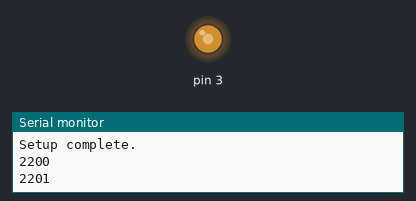
Bench run of a sketch on a simulated Arduino Uno, built with avr-gcc and run on an emulated ATmega328P. Shown: output pins drawn as LEDs (lit = HIGH), the last lines printed to the serial monitor.

Above: at 0.05 s.
At 1.1 s:
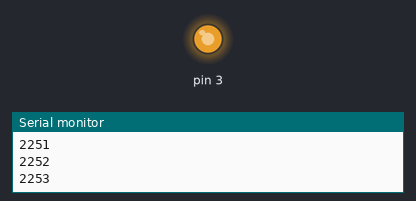
At 2.15 s:
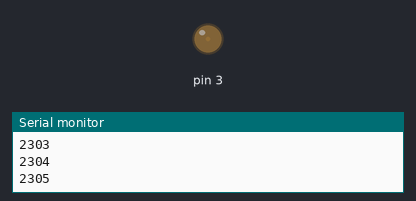
At 4.25 s:
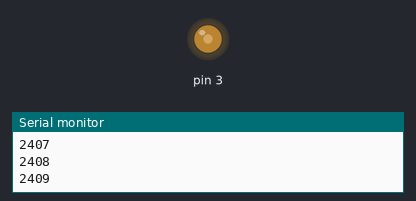
Timing chart, 0 to 6.7 s (numbered marks = the images above):
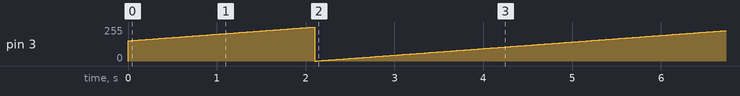

The sketch:

Lab_1.ino
```cpp
/*
Hello World/Lab 1 First Arduino Setup
Goal: Write a program that says "Hello World!" on a loop
Input: None
Output: Serial Monitor

Written By: J. Boling
Date: 2/19/24
Class: EE101
*/

 //every arduino program has these two functions
//setup runs once
void setup() {
  // initialize digital pin LED_BUILTIN as an output.
  pinMode(3, OUTPUT);
  Serial.begin(9600); //starts serial comms; sets baud rate to 9600bps
  Serial.println("Setup complete. \n");
}

void loop() { //loop is equivalent to main() in most c programs;
  int i; //i will be used for increment/decrement; start at 0
  int rampTime = 20; //represents time between
  for (int i; i<180; i++) {
    analogWrite(3, i);
    delay(rampTime);
    Serial.println(i);
  }
  for (int i = 180; i>0; i--) {
    analogWrite(3, i);
    delay(rampTime);
    Serial.println(i);
  }
}
```

Measured:
- by itself, pin 3: ramps from 0/255 to 255/255 and jumps back, once every 5.2 s
